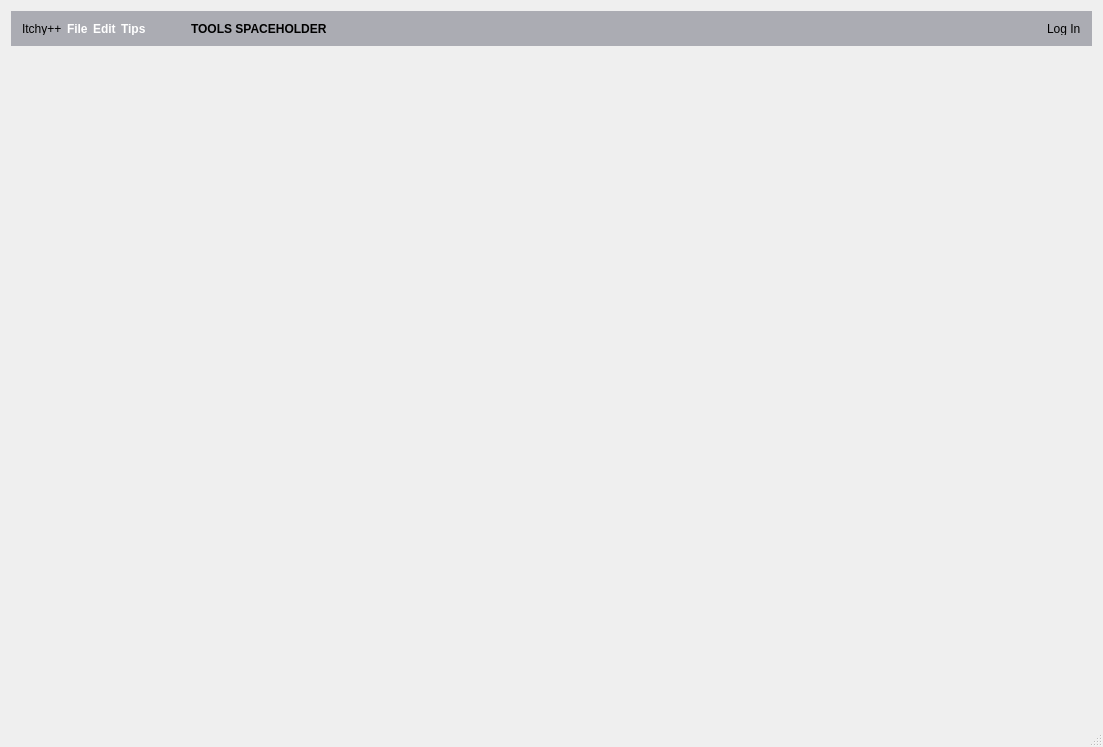
<?xml version="1.0" encoding="UTF-8"?>
<ui version="4.0">
 <class>itchy</class>
 <widget class="QMainWindow" name="itchy">
  <property name="geometry">
   <rect>
    <x>0</x>
    <y>0</y>
    <width>1103</width>
    <height>747</height>
   </rect>
  </property>
  <property name="windowTitle">
   <string>Itchy++</string>
  </property>
  <widget class="QWidget" name="centralWidget">
   <layout class="QVBoxLayout" name="verticalLayout">
    <item>
     <layout class="QGridLayout" name="gridlayout_main_layout">
      <item row="4" column="0">
       <spacer name="verticalSpacer">
        <property name="orientation">
         <enum>Qt::Vertical</enum>
        </property>
        <property name="sizeType">
         <enum>QSizePolicy::Expanding</enum>
        </property>
        <property name="sizeHint" stdset="0">
         <size>
          <width>20</width>
          <height>650</height>
         </size>
        </property>
       </spacer>
      </item>
      <item row="3" column="0">
       <widget class="QFrame" name="frame_top_menubar">
        <property name="enabled">
         <bool>true</bool>
        </property>
        <property name="sizePolicy">
         <sizepolicy hsizetype="Fixed" vsizetype="Expanding">
          <horstretch>0</horstretch>
          <verstretch>0</verstretch>
         </sizepolicy>
        </property>
        <property name="minimumSize">
         <size>
          <width>0</width>
          <height>10</height>
         </size>
        </property>
        <property name="maximumSize">
         <size>
          <width>10000000</width>
          <height>35</height>
         </size>
        </property>
        <property name="baseSize">
         <size>
          <width>0</width>
          <height>0</height>
         </size>
        </property>
        <property name="mouseTracking">
         <bool>false</bool>
        </property>
        <property name="styleSheet">
         <string notr="true">background-color: #ABACB3;</string>
        </property>
        <property name="frameShape">
         <enum>QFrame::NoFrame</enum>
        </property>
        <property name="frameShadow">
         <enum>QFrame::Plain</enum>
        </property>
        <layout class="QGridLayout" name="gridLayout_2">
         <item row="0" column="0">
          <layout class="QHBoxLayout" name="hboxlayout_top_menubar">
           <property name="spacing">
            <number>5</number>
           </property>
           <property name="sizeConstraint">
            <enum>QLayout::SetNoConstraint</enum>
           </property>
           <property name="topMargin">
            <number>0</number>
           </property>
           <property name="bottomMargin">
            <number>0</number>
           </property>
           <item>
            <widget class="QLabel" name="label_itchy_logo">
             <property name="minimumSize">
              <size>
               <width>10</width>
               <height>10</height>
              </size>
             </property>
             <property name="text">
              <string>Itchy++</string>
             </property>
            </widget>
           </item>
           <item>
            <widget class="QLabel" name="label_file_menu">
             <property name="minimumSize">
              <size>
               <width>10</width>
               <height>10</height>
              </size>
             </property>
             <property name="styleSheet">
              <string notr="true">color: white;
font: 75 9pt &quot;Sans Serif&quot;;</string>
             </property>
             <property name="text">
              <string>&lt;html&gt;&lt;head/&gt;&lt;body&gt;&lt;p&gt;&lt;span style=&quot; font-weight:600;&quot;&gt;File&lt;/span&gt;&lt;/p&gt;&lt;/body&gt;&lt;/html&gt;</string>
             </property>
            </widget>
           </item>
           <item>
            <widget class="QLabel" name="label_edit_menu">
             <property name="minimumSize">
              <size>
               <width>10</width>
               <height>10</height>
              </size>
             </property>
             <property name="styleSheet">
              <string notr="true">color: white;</string>
             </property>
             <property name="text">
              <string>&lt;html&gt;&lt;head/&gt;&lt;body&gt;&lt;p&gt;&lt;span style=&quot; font-weight:600;&quot;&gt;Edit&lt;/span&gt;&lt;/p&gt;&lt;/body&gt;&lt;/html&gt;</string>
             </property>
            </widget>
           </item>
           <item>
            <widget class="QLabel" name="label_tips_menu">
             <property name="minimumSize">
              <size>
               <width>10</width>
               <height>10</height>
              </size>
             </property>
             <property name="styleSheet">
              <string notr="true">color:white;</string>
             </property>
             <property name="text">
              <string>&lt;html&gt;&lt;head/&gt;&lt;body&gt;&lt;p&gt;&lt;span style=&quot; font-weight:600;&quot;&gt;Tips&lt;/span&gt;&lt;/p&gt;&lt;/body&gt;&lt;/html&gt;</string>
             </property>
            </widget>
           </item>
           <item>
            <spacer name="spacer_menus_tools">
             <property name="orientation">
              <enum>Qt::Horizontal</enum>
             </property>
             <property name="sizeType">
              <enum>QSizePolicy::Minimum</enum>
             </property>
             <property name="sizeHint" stdset="0">
              <size>
               <width>40</width>
               <height>20</height>
              </size>
             </property>
            </spacer>
           </item>
           <item>
            <widget class="QLabel" name="label_tools_placeholder">
             <property name="text">
              <string>&lt;html&gt;&lt;head/&gt;&lt;body&gt;&lt;p&gt;&lt;span style=&quot; font-weight:600;&quot;&gt;TOOLS SPACEHOLDER&lt;/span&gt;&lt;/p&gt;&lt;/body&gt;&lt;/html&gt;</string>
             </property>
            </widget>
           </item>
           <item>
            <spacer name="spacer_tools_login">
             <property name="orientation">
              <enum>Qt::Horizontal</enum>
             </property>
             <property name="sizeType">
              <enum>QSizePolicy::Expanding</enum>
             </property>
             <property name="sizeHint" stdset="0">
              <size>
               <width>40</width>
               <height>20</height>
              </size>
             </property>
            </spacer>
           </item>
           <item>
            <widget class="QLabel" name="label_log_in">
             <property name="minimumSize">
              <size>
               <width>10</width>
               <height>10</height>
              </size>
             </property>
             <property name="mouseTracking">
              <bool>true</bool>
             </property>
             <property name="text">
              <string>Log In</string>
             </property>
            </widget>
           </item>
          </layout>
         </item>
        </layout>
       </widget>
      </item>
     </layout>
    </item>
   </layout>
  </widget>
  <widget class="QStatusBar" name="statusBar"/>
  <action name="actionAbout">
   <property name="text">
    <string>About</string>
   </property>
  </action>
  <action name="actionHelp">
   <property name="text">
    <string>Help</string>
   </property>
  </action>
  <action name="actionItchy_Project">
   <property name="text">
    <string>Itchy Project</string>
   </property>
   <property name="shortcut">
    <string>Ctrl+I</string>
   </property>
  </action>
  <action name="actionScratch_Project">
   <property name="text">
    <string>Scratch Project</string>
   </property>
   <property name="shortcut">
    <string>Ctrl+O</string>
   </property>
  </action>
  <action name="actionOpen">
   <property name="text">
    <string>Open</string>
   </property>
  </action>
 </widget>
 <layoutdefault spacing="6" margin="11"/>
 <resources/>
 <connections/>
 <slots>
  <slot>on_action_label_fil_menu_hovered()</slot>
 </slots>
</ui>
